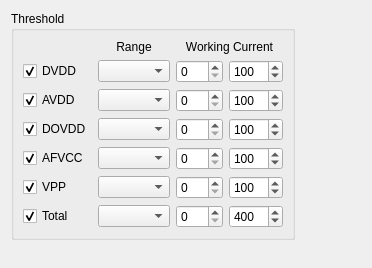
<?xml version="1.0" encoding="UTF-8"?>
<ui version="4.0">
 <class>ConfWidget</class>
 <widget class="QWidget" name="ConfWidget">
  <property name="geometry">
   <rect>
    <x>0</x>
    <y>0</y>
    <width>372</width>
    <height>268</height>
   </rect>
  </property>
  <property name="windowTitle">
   <string>Form</string>
  </property>
  <layout class="QGridLayout" name="gridLayout_2">
   <item row="0" column="1">
    <spacer name="horizontalSpacer">
     <property name="orientation">
      <enum>Qt::Horizontal</enum>
     </property>
     <property name="sizeHint" stdset="0">
      <size>
       <width>40</width>
       <height>20</height>
      </size>
     </property>
    </spacer>
   </item>
   <item row="0" column="0">
    <widget class="QGroupBox" name="groupBox">
     <property name="title">
      <string>Threshold</string>
     </property>
     <layout class="QGridLayout" name="gridLayout">
      <item row="6" column="2">
       <widget class="QSpinBox" name="m_spinLowerLimit_Total">
        <property name="maximum">
         <number>100</number>
        </property>
       </widget>
      </item>
      <item row="6" column="3">
       <widget class="QSpinBox" name="m_spinUpperLimit_Total">
        <property name="maximum">
         <number>4000</number>
        </property>
        <property name="value">
         <number>400</number>
        </property>
       </widget>
      </item>
      <item row="5" column="0">
       <widget class="QCheckBox" name="m_chkbVPPEnabled">
        <property name="text">
         <string>VPP</string>
        </property>
        <property name="checked">
         <bool>true</bool>
        </property>
       </widget>
      </item>
      <item row="4" column="0">
       <widget class="QCheckBox" name="m_chkbAFVCCEnabled">
        <property name="text">
         <string>AFVCC</string>
        </property>
        <property name="checked">
         <bool>true</bool>
        </property>
       </widget>
      </item>
      <item row="5" column="2">
       <widget class="QSpinBox" name="m_spinLowerLimit_VPP">
        <property name="maximum">
         <number>100</number>
        </property>
       </widget>
      </item>
      <item row="1" column="2">
       <widget class="QSpinBox" name="m_spinLowerLimit_DVDD">
        <property name="maximum">
         <number>100</number>
        </property>
       </widget>
      </item>
      <item row="2" column="0">
       <widget class="QCheckBox" name="m_chkbAVDDEnabled">
        <property name="text">
         <string>AVDD</string>
        </property>
        <property name="checked">
         <bool>true</bool>
        </property>
       </widget>
      </item>
      <item row="6" column="0">
       <widget class="QCheckBox" name="m_chkbTotalEnabled">
        <property name="text">
         <string>Total</string>
        </property>
        <property name="checked">
         <bool>true</bool>
        </property>
       </widget>
      </item>
      <item row="3" column="2">
       <widget class="QSpinBox" name="m_spinLowerLimit_DOVDD">
        <property name="maximum">
         <number>100</number>
        </property>
       </widget>
      </item>
      <item row="1" column="0">
       <widget class="QCheckBox" name="m_chkbDVDDEnabled">
        <property name="text">
         <string>DVDD</string>
        </property>
        <property name="checked">
         <bool>true</bool>
        </property>
       </widget>
      </item>
      <item row="4" column="2">
       <widget class="QSpinBox" name="m_spinLowerLimit_AFVCC">
        <property name="maximum">
         <number>100</number>
        </property>
       </widget>
      </item>
      <item row="5" column="3">
       <widget class="QSpinBox" name="m_spinUpperLimit_VPP">
        <property name="maximum">
         <number>1000</number>
        </property>
        <property name="value">
         <number>100</number>
        </property>
       </widget>
      </item>
      <item row="3" column="0">
       <widget class="QCheckBox" name="m_chkbDOVDDEnabled">
        <property name="text">
         <string>DOVDD</string>
        </property>
        <property name="checked">
         <bool>true</bool>
        </property>
       </widget>
      </item>
      <item row="1" column="3">
       <widget class="QSpinBox" name="m_spinUpperLimit_DVDD">
        <property name="maximum">
         <number>1000</number>
        </property>
        <property name="value">
         <number>100</number>
        </property>
       </widget>
      </item>
      <item row="2" column="3">
       <widget class="QSpinBox" name="m_spinUpperLimit_AVDD">
        <property name="maximum">
         <number>1000</number>
        </property>
        <property name="value">
         <number>100</number>
        </property>
       </widget>
      </item>
      <item row="2" column="2">
       <widget class="QSpinBox" name="m_spinLowerLimit_AVDD">
        <property name="maximum">
         <number>100</number>
        </property>
       </widget>
      </item>
      <item row="4" column="3">
       <widget class="QSpinBox" name="m_spinUpperLimit_AFVCC">
        <property name="maximum">
         <number>1000</number>
        </property>
        <property name="value">
         <number>100</number>
        </property>
       </widget>
      </item>
      <item row="3" column="3">
       <widget class="QSpinBox" name="m_spinUpperLimit_DOVDD">
        <property name="maximum">
         <number>1000</number>
        </property>
        <property name="value">
         <number>100</number>
        </property>
       </widget>
      </item>
      <item row="1" column="1">
       <widget class="QComboBox" name="m_cbxRange_DVDD"/>
      </item>
      <item row="0" column="1">
       <widget class="QLabel" name="label_3">
        <property name="text">
         <string>Range</string>
        </property>
        <property name="alignment">
         <set>Qt::AlignCenter</set>
        </property>
       </widget>
      </item>
      <item row="0" column="2" colspan="2">
       <widget class="QLabel" name="label">
        <property name="text">
         <string>Working Current</string>
        </property>
        <property name="alignment">
         <set>Qt::AlignCenter</set>
        </property>
       </widget>
      </item>
      <item row="2" column="1">
       <widget class="QComboBox" name="m_cbxRange_AVDD"/>
      </item>
      <item row="3" column="1">
       <widget class="QComboBox" name="m_cbxRange_DOVDD"/>
      </item>
      <item row="4" column="1">
       <widget class="QComboBox" name="m_cbxRange_AFVCC"/>
      </item>
      <item row="5" column="1">
       <widget class="QComboBox" name="m_cbxRange_VPP"/>
      </item>
      <item row="6" column="1">
       <widget class="QComboBox" name="m_cbxRange_Total"/>
      </item>
     </layout>
    </widget>
   </item>
   <item row="1" column="0">
    <spacer name="verticalSpacer">
     <property name="orientation">
      <enum>Qt::Vertical</enum>
     </property>
     <property name="sizeHint" stdset="0">
      <size>
       <width>20</width>
       <height>40</height>
      </size>
     </property>
    </spacer>
   </item>
  </layout>
 </widget>
 <resources/>
 <connections/>
</ui>
